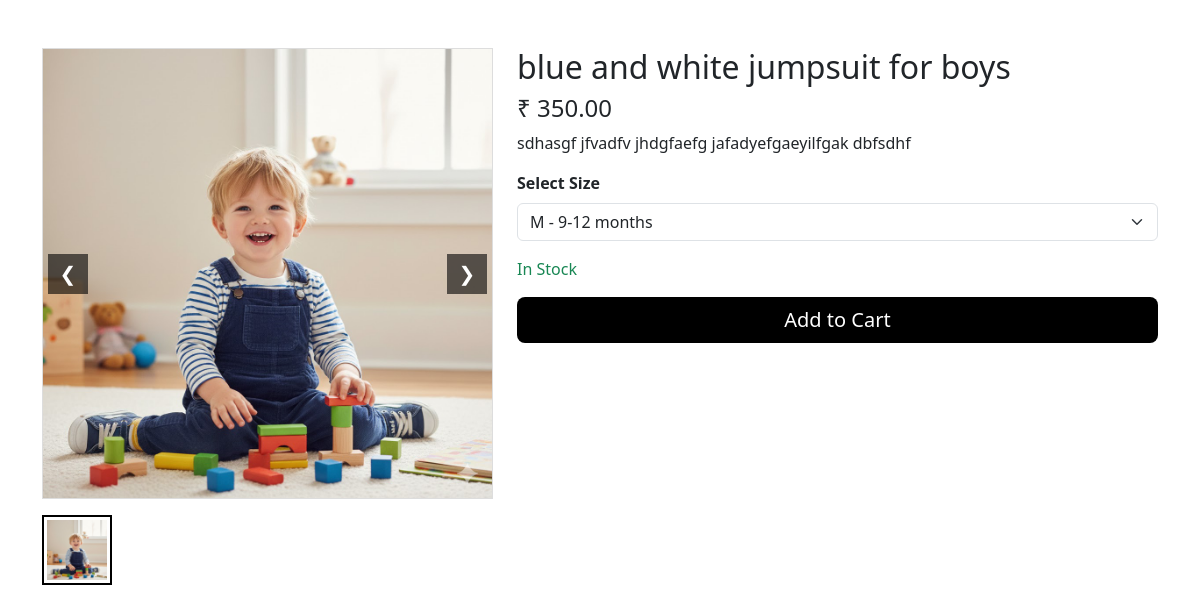
/product/1/, run on the app's committed database.
### products/models.py (models this page shows, shortened)
class Product(models.Model):
    category = models.ForeignKey(Category, on_delete=models.CASCADE)
    brand = models.ForeignKey(
        Brand,
        on_delete=models.SET_NULL,
        null=True,
        blank=True
    )
    name = models.CharField(max_length=200)
    description = models.TextField(blank=True)
    price = models.DecimalField(max_digits=10, decimal_places=2)
    image = models.ImageField(upload_to='products/')
    stock = models.PositiveIntegerField()
    sizes = models.ManyToManyField(Size, blank=True)
    is_available = models.BooleanField(default=True)

### products/views.py (the view)
# urls.py: path('product/<int:id>/', views.product_detail, name='product_detail'),
def product_detail(request, id):
    product = get_object_or_404(Product, id=id, is_available=True)
    return render(request, 'products/product_detail.html', {
        'product': product
    })

### products/models.py (called while the page is built)
    def __str__(self):
        if self.category_type == 'kids':
            return f"{self.label} - {self.age_group}"
        return f"{self.label} ({self.category_type})"

### templates/products/product_detail.html (shortened to what this page needs)
{% load static %}
<!DOCTYPE html>
<html lang="en">
<head>
    <link rel="stylesheet"
          href="https://cdn.jsdelivr.net/npm/bootstrap@5.3.2/dist/css/bootstrap.min.css">
    <link rel="stylesheet" href="{% static 'css/style.css' %}">
</head>
<body>
<div class="container mt-5">
    <div class="row">
        <div class="col-md-5">
            <div class="image-wrapper mb-3">
                <button class="arrow-btn arrow-left" onclick="showPrev()">❮</button>
                <img id="mainImage"
                     src="{{ product.image.url }}"
                     alt="{{ product.name }}">
                <button class="arrow-btn arrow-right" onclick="showNext()">❯</button>
            </div>
            <div class="d-flex gap-2 flex-wrap">
                <img src="{{ product.image.url }}"
                     class="thumb-img active"
                     onclick="changeImage(this)">
            </div>
        </div>
        <div class="col-md-7">
            <h2>{{ product.name }}</h2>
            <h4>₹ {{ product.price }}</h4>
            <p>{{ product.description }}</p>
            {% if product.sizes.all %}
                <label class="form-label"><strong>Select Size</strong></label>
                <select class="form-select mb-3">
                    {% for size in product.sizes.all %}
                        <option>{{ size }}</option>
                    {% endfor %}
                </select>
            {% endif %}
            {% if product.stock > 0 %}
                <p class="text-success">In Stock</p>
            {% else %}
                <p class="text-danger">Out of Stock</p>
            {% endif %}
            <a href="{% url 'cart:add_to_cart' product.id %}"
   class="btn btn-dark btn-lg w-100">
   Add to Cart
</a>
        </div>
    </div>
</div>
</body>
</html>

### static/css/style.css (style rules this page uses)
.btn-dark { background-color: #000; border: none; }
img { max-height: 450px; object-fit: cover; }
.btn-dark { background-color: #000; }
.image-wrapper { position: relative; overflow: hidden; border: 1px solid #ddd; }
.image-wrapper img { width: 100%; transition: transform 0.4s ease; cursor: zoom-in; }
.arrow-btn { position: absolute; top: 50%; transform: translateY(-50%); background: rgba(0,0,0,0.6); color: #fff; border: none; width: 40px; height: 40px; font-size: 20px; cursor: pointer; z-index: 10; }
.arrow-left { left: 5px; }
.arrow-right { right: 5px; }
.thumb-img { height: 70px; cursor: pointer; border: 1px solid #ddd; padding: 3px; }
.thumb-img.active { border: 2px solid #000; }

### data on the page
Product: image (picture), name "blue and white jumpsuit for boys", price "350.00", description "sdhasgf jfvadfv jhdgfaefg jafadyefgaeyilfgak dbfsdhf"

### other printed values
form field value "M - 9-12 months"
